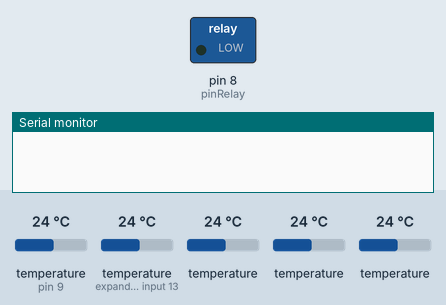
Recording of a sketch running on a simulated Arduino Uno, built with avr-gcc and run on an emulated ATmega328P. Parts: switched loads named in the sketch (green lamp = pin HIGH), the last lines printed to the serial monitor. Inputs (shaded band) come from the test bench; at power-on: temperature (sensors on pin 9, expander input 13) 24 °C, temperature 24 °C.

Above: at 0.1 s.
At 0.9 s:
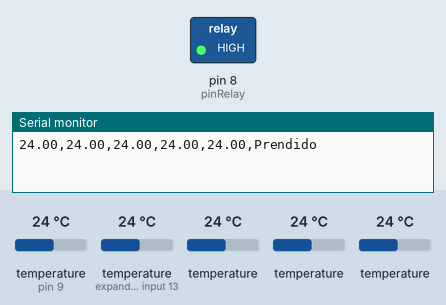
Timing chart, 0 to 2.4 s (numbered marks = the images above):
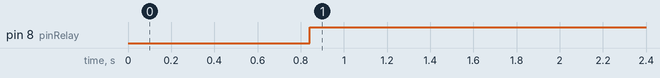

The sketch:

measure-temp.ino
```cpp
#include <OneWire.h>
#include <DallasTemperature.h>

// Pin donde se conecta el bus 1-Wire
const int pinDatosDQ = 9;
const int pinRelay = 8;

// Instancia a las clases OneWire y DallasTemperature
OneWire oneWireObjeto(pinDatosDQ);
DallasTemperature sensorDS18B20(&oneWireObjeto);

void setup() {
    // Iniciamos la comunicación serie
    Serial.begin(9600);
    // Iniciamos el bus 1-Wire
    sensorDS18B20.begin();

    //Para el relay:
    pinMode(pinRelay, OUTPUT); //conexión a S del relay
}

void loop() {
    // CODIGO PARA EL SENSOR
    sensorDS18B20.requestTemperatures();
    // Leemos y mostramos los datos de los sensores DS18B20
    Serial.print(sensorDS18B20.getTempCByIndex(0));
    Serial.print(",");
    Serial.print(sensorDS18B20.getTempCByIndex(1));
    Serial.print(",");
    Serial.print(sensorDS18B20.getTempCByIndex(2));
    Serial.print(",");
    Serial.print(sensorDS18B20.getTempCByIndex(3));
    Serial.print(",");
    Serial.print(sensorDS18B20.getTempCByIndex(4));
    Serial.print(",");

    if(sensorDS18B20.getTempCByIndex(1) <= 60){
      digitalWrite(pinRelay, HIGH); //turn relay ON
      Serial.println("Prendido");
    }
    else{
      digitalWrite(pinRelay, LOW); //turn relay OFF
      Serial.println("Apagado");
    }

    delay(1000);
}
```

Measured:
- by itself, pin 8 (pinRelay): LOW → HIGH at 0.84 s
